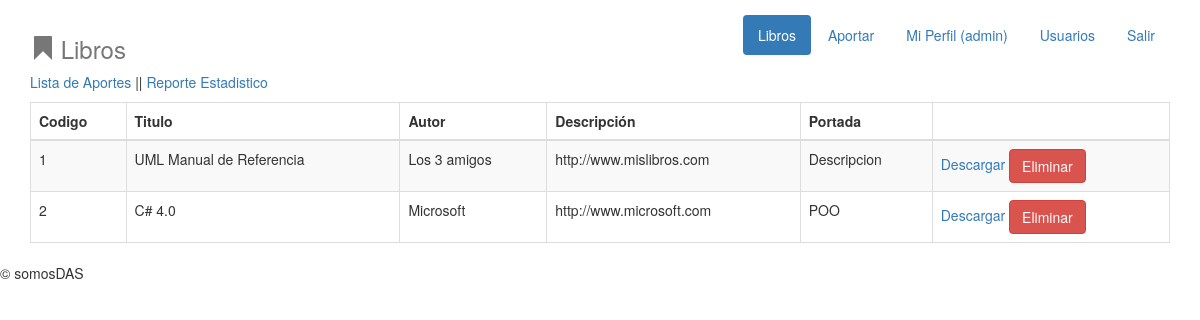
The app's page /Vistas/libros/listarlibro.php (signed in), older data.
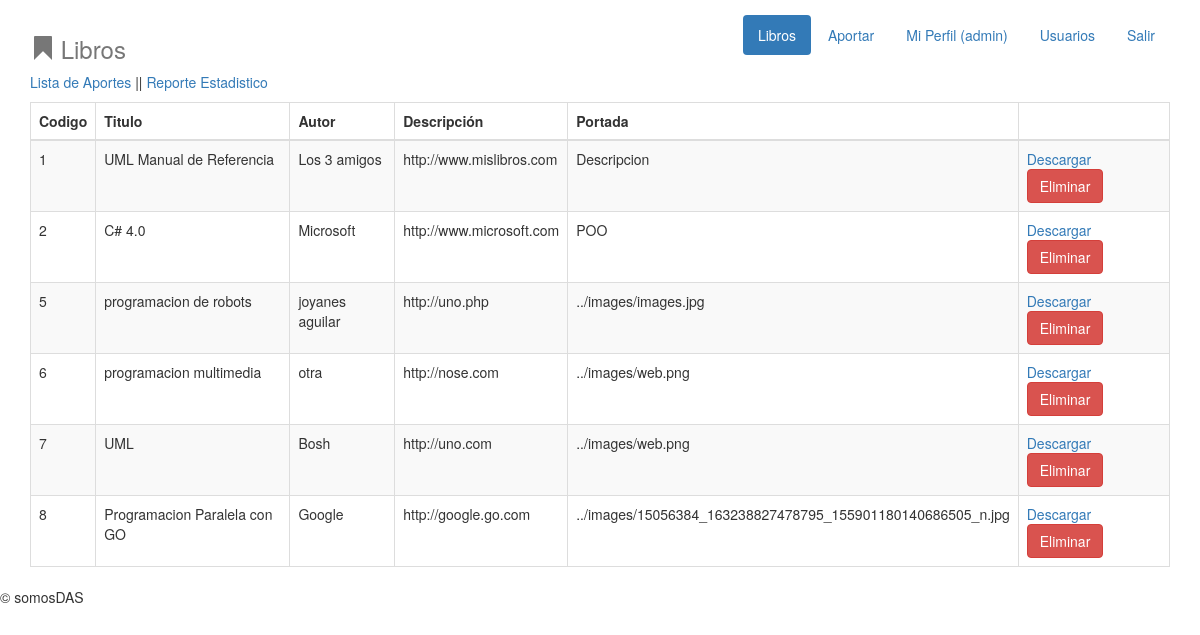
The same page, newer data.
### tables this page shows
CREATE TABLE `libro` (
  `Id` int(11) NOT NULL AUTO_INCREMENT,
  `Titulo` varchar(50) DEFAULT NULL,
  `Autor` varchar(30) DEFAULT NULL,
  `Url` varchar(200) DEFAULT NULL,
  `Portada` varchar(100) DEFAULT NULL,
  `FkCuenta` varchar(20) DEFAULT NULL,
  PRIMARY KEY (`Id`),
  KEY `FkCuenta` (`FkCuenta`),
  CONSTRAINT `libro_ibfk_1` FOREIGN KEY (`FkCuenta`) REFERENCES `usuario` (`Cuenta`) ON DELETE CASCADE ON UPDATE CASCADE
);

### Controladores/LibroController.php (called while the page is built, shortened)
<?php
class LibroController extends Libro
{
	public function Listar()
	{
		$sql = "SELECT * FROM libro";
		$con = Conexion::Conectar();
		$res = $con->query($sql);
		return $res;
	}
}

### Vistas/libros/listarlibro.php (the view, shortened to what this page needs)
<?php
    $obj = new LibroController();
    $datos = $obj->Listar();
?>
<!DOCTYPE html>
<html>
<head>
    <link href="../css/bootstrap.min.css" rel="stylesheet">
</head>
<body>
	<div class="container" style="margin-top: 15px">
		<div class="header clearfix">
                <nav>
                    <ul class="nav nav-pills pull-right">
                        <li role="presentation" class="active"><a href="listarlibro.php">Libros</a></li>
                        <li role="presentation"><a href="aportar.php">Aportar</a></li>
                        <li role="presentation"><a href="../usuarios/perfil.php">Mi Perfil (<?php  echo $_SESSION['user']->Cuenta ?>) </a></li>
                        <?php if($_SESSION['user']->Cuenta == 'admin'): ?>
                        <li role="presentation"><a href="../usuarios/listarusuario.php">Usuarios</a></li>
                        <?php endif; ?>
                        <li role="presentation"><a href="../">Salir</a></li>
                    </ul>
                </nav>
                <h3 class="text-muted"><span class="glyphicon glyphicon-bookmark"></span> Libros </h3>
        </div>
        <p>
            <a href="javascript:abrirVentana('../reportes/reportelistado.php')" >Lista de Aportes</a> ||
            <a href="javascript:abrirVentana('../reportes/reporteestadistico.php')" >Reporte Estadistico</a>
        </p>
		<table  class="table table-bordered table-responsive table-striped" id="tListaLibros">
            <thead>
                <th>Codigo</th>
                <th>Titulo</th>
                <th>Autor</th>
                <th>Descripción</th>
                <th>Portada</th>
                <th></th>
            </thead>
            <tbody>
                <?php while($f = $datos->fetch_object()):  ?>
                    <tr>
                        <td><?php echo htmlentities($f->Id);  ?></td>
                        <td><?php echo htmlentities($f->Titulo);  ?></td>
                        <td><?php echo htmlentities($f->Autor);  ?></td>
                        <td><?php echo htmlentities($f->Url);  ?></td>
                        <td><?php echo htmlentities($f->Portada);  ?></td>
                        <td>
                        <a href="descargalibro.php?id=<?php echo $f->Id; ?>">Descargar</a>
                        <?php if($_SESSION['user']->Cuenta == 'admin'): ?>
                            <a onclick="return confirm('Seguro que quiere eliminar?')" class="btn btn-danger" href="../rutas/eliminarlibro.php?id=<?php echo $f->Id;?>">Eliminar</a>
                        <?php endif; ?>
                        </td>
                    </tr>
              <?php endwhile; ?>
            </tbody>
        </table>
    </div>
  	<footer class="footer">
    	<p>&copy; somosDAS</p>
  	</footer>
</body>
</html>

Row changes from the older to the newer data that the page shows:
added libro: Id "5", Titulo "programacion de robots", Autor "joyanes aguilar", Url "http://uno.php", Portada "../images/images.jpg"
added libro: Id "6", Titulo "programacion multimedia", Autor "otra", Url "http://nose.com", Portada "../images/web.png"
added libro: Id "7", Titulo "UML", Autor "Bosh", Url "http://uno.com", Portada "../images/web.png"
added libro: Id "8", Titulo "Programacion Paralela con GO", Autor "Google", Url "http://google.go.com", Portada "../images/15056384_163238827478795_155901180140686505_n.jpg"
